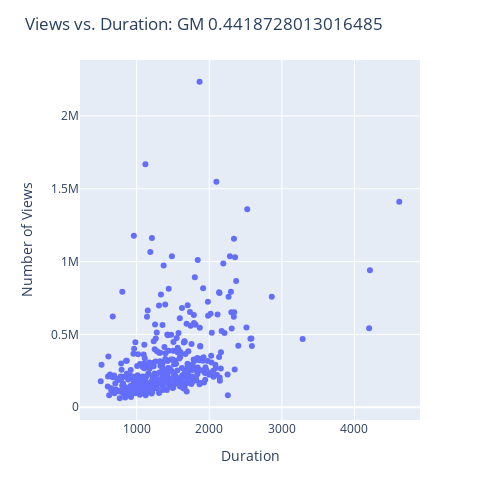

This figure's notebook cell:
### Code cell
#plot the correlation between views and duration of dfgm
cor_gm = dfgm['duration'].corr(dfgm['views'])
fig = px.scatter(dfgm, x='duration', y='views')
fig.update_layout(title_text=f'Views vs. Duration: GM {cor_gm}', height=500, width=500)
fig.update_xaxes(title_text='Duration')
fig.update_yaxes(title_text='Number of Views')
save_figure(fig, 'golf.eda6.png')
fig.show()

### Figure 1 — Plotly figure (JSON) as saved in the notebook; plotly's stock layout.template omitted (floating-point values rounded to 4 significant figures; data arrays with more than 128 entries replaced by an {"elided": "..."} marker saying what was removed)
{"data": [{"hovertemplate": "duration=%{x}<br>views=%{y}<extra></extra>", "legendgroup": "", "marker": {"color": "#636efa", "symbol": "circle"}, "mode": "markers", "name": "", "orientation": "v", "showlegend": false, "type": "scatter", "x": {"elided": "379 int values"}, "xaxis": "x", "y": {"elided": "379 int values"}, "yaxis": "y"}], "layout": {"height": 500, "legend": {"tracegroupgap": 0}, "margin": {"t": 60}, "title": {"text": "Views vs. Duration: GM 0.4418728013016485"}, "width": 500, "xaxis": {"anchor": "y", "domain": [0, 1], "title": {"text": "Duration"}}, "yaxis": {"anchor": "x", "domain": [0, 1], "title": {"text": "Number of Views"}}}}
